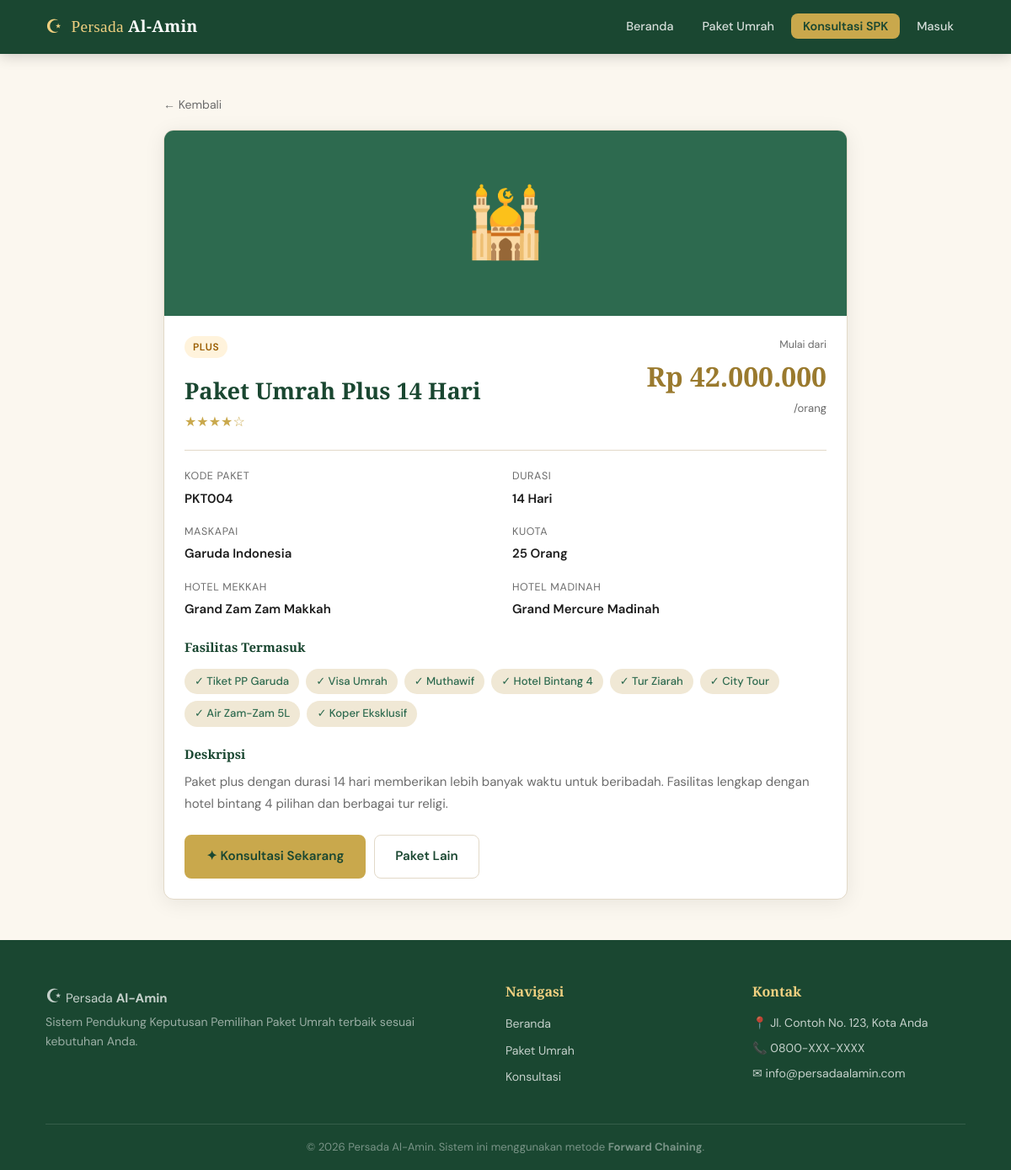
Page /paket/detail/4 on the committed database.
### tables this page shows
CREATE TABLE paket_umrah (
    id              INT            NOT NULL AUTO_INCREMENT,
    kode_paket      VARCHAR(20)    NOT NULL,
    nama_paket      VARCHAR(150)   NOT NULL,
    kategori        ENUM('reguler','plus','vip','furoda') NOT NULL,
    harga           DECIMAL(15,2)  NOT NULL,
    durasi_hari     INT            NOT NULL,
    maskapai        VARCHAR(100)   NULL,
    hotel_mekkah    VARCHAR(100)   NULL,
    hotel_madinah   VARCHAR(100)   NULL,
    bintang_hotel   TINYINT        NOT NULL DEFAULT 3,
    kuota           INT            NOT NULL DEFAULT 0,
    fasilitas       TEXT           NULL,
    deskripsi       TEXT           NULL,
    gambar          VARCHAR(255)   NULL,
    status          ENUM('aktif','nonaktif') NOT NULL DEFAULT 'aktif',
    created_at      TIMESTAMP      NOT NULL DEFAULT CURRENT_TIMESTAMP,
    updated_at      TIMESTAMP      NOT NULL DEFAULT CURRENT_TIMESTAMP ON UPDATE CURRENT_TIMESTAMP,
    PRIMARY KEY (id),
    UNIQUE KEY uq_kode_paket (kode_paket)
);

### app/controllers/PaketController.php (called while the page is built, shortened)
<?php
class PaketController {
    private Paket $paket;
    public function __construct() {
        $this->paket = new Paket();
    }
    public function detail(?string $id): void {
        $data = $this->paket->getById((int)$id);
        include BASE_PATH . '/app/views/user/paket-detail.php';
    }
}

### index.php (called while the page is built, shortened)
<?php
require_once BASE_PATH . '/app/config/database.php';
require_once BASE_PATH . '/app/helpers/ForwardChaining.php';
require_once BASE_PATH . '/app/models/Paket.php';
require_once BASE_PATH . '/app/controllers/PaketController.php';
require_once BASE_PATH . '/app/routes/web.php';

### app/config/database.php (called while the page is built, shortened)
<?php
class Database {
    private static $instance = null;
    private $conn;
    private function __construct() {
        $this->conn = new mysqli(DB_HOST, DB_USER, DB_PASS, DB_NAME);
        $this->conn->set_charset('utf8mb4');
    }
    public static function getInstance(): Database {
        if (self::$instance === null) {
            self::$instance = new Database();
        }
        return self::$instance;
    }
    public function prepare(string $sql): mysqli_stmt|false {
        return $this->conn->prepare($sql);
    }
}

### app/models/Paket.php (called while the page is built, shortened)
<?php
class Paket {
    private Database $db;
    public function __construct() {
        $this->db = Database::getInstance();
    }
    public function getById(int $id): ?array {
        $stmt = $this->db->prepare("SELECT * FROM paket_umrah WHERE id = ?");
        $stmt->bind_param('i', $id);
        $stmt->execute();
        return $stmt->get_result()->fetch_assoc();
    }
}

### app/views/user/paket-detail.php (the view, shortened to what this page needs)
<?php
include BASE_PATH . '/app/views/layouts/header.php';
$bintang = str_repeat('★', $data['bintang_hotel']) . str_repeat('☆', 5 - $data['bintang_hotel']);
?>
<div style="max-width:860px;margin:0 auto;padding:48px 24px;">
  <a href="<?= BASE_URL ?>/" style="font-size:0.88rem;color:var(--text-muted);">← Kembali</a>
  <div class="card mt-2">
    <div style="height:220px;background:var(--green-mid);display:flex;align-items:center;justify-content:center;font-size:5rem;">
      <?php if ($data['gambar']): ?>
        <img src="<?= BASE_URL ?>/assets/images/<?= htmlspecialchars($data['gambar']) ?>" alt="" style="width:100%;height:100%;object-fit:cover;">
      <?php else: ?>🕌<?php endif; ?>
    </div>
    <div class="card-body">
      <div style="display:flex;justify-content:space-between;align-items:flex-start;flex-wrap:wrap;gap:12px;">
        <div>
          <span class="paket-badge badge-<?= $data['kategori'] ?>"><?= strtoupper($data['kategori']) ?></span>
          <h1 style="font-family:var(--ff-serif);color:var(--green);font-size:1.7rem;margin-top:6px;">
            <?= htmlspecialchars($data['nama_paket']) ?>
          </h1>
          <div class="stars" style="font-size:1rem;"><?= $bintang ?></div>
        </div>
        <div style="text-align:right;">
          <div style="font-size:0.78rem;color:var(--text-muted);">Mulai dari</div>
          <div style="font-family:var(--ff-serif);font-size:2rem;color:var(--gold-dark);font-weight:700;">
            Rp <?= number_format($data['harga'], 0, ',', '.') ?>
          </div>
          <div style="font-size:0.82rem;color:var(--text-muted);">/orang</div>
        </div>
      </div>
      <hr style="border:none;border-top:1px solid var(--border);margin:20px 0;">
      <div class="detail-grid">
        <div class="detail-item"><label>Kode Paket</label><span><?= htmlspecialchars($data['kode_paket']) ?></span></div>
        <div class="detail-item"><label>Durasi</label><span><?= $data['durasi_hari'] ?> Hari</span></div>
        <div class="detail-item"><label>Maskapai</label><span><?= htmlspecialchars($data['maskapai']) ?></span></div>
        <div class="detail-item"><label>Kuota</label><span><?= $data['kuota'] ?> Orang</span></div>
        <div class="detail-item"><label>Hotel Mekkah</label><span><?= htmlspecialchars($data['hotel_mekkah']) ?></span></div>
        <div class="detail-item"><label>Hotel Madinah</label><span><?= htmlspecialchars($data['hotel_madinah']) ?></span></div>
      </div>
      <?php if ($data['fasilitas']): ?>
        <h4 style="font-family:var(--ff-serif);color:var(--green);margin:20px 0 10px;">Fasilitas Termasuk</h4>
        <div class="fasilitas-list">
          <?php foreach (explode(',', $data['fasilitas']) as $f): ?>
            <span class="fasilitas-tag">✓ <?= htmlspecialchars(trim($f)) ?></span>
          <?php endforeach; ?>
        </div>
      <?php endif; ?>
      <?php if ($data['deskripsi']): ?>
        <h4 style="font-family:var(--ff-serif);color:var(--green);margin:20px 0 8px;">Deskripsi</h4>
        <p style="color:var(--text-muted);line-height:1.7;"><?= nl2br(htmlspecialchars($data['deskripsi'])) ?></p>
      <?php endif; ?>
      <div class="mt-3 d-flex gap-2">
        <a href="<?= BASE_URL ?>/konsultasi/mulai" class="btn btn-primary">✦ Konsultasi Sekarang</a>
        <a href="<?= BASE_URL ?>/paket" class="btn" style="border:1.5px solid var(--border);color:var(--green);">Paket Lain</a>
      </div>
    </div>
  </div>
</div>
<?php include BASE_PATH . '/app/views/layouts/footer.php'; ?>

### assets/css/style.css (style rules this page uses)
:root { --gold: #C9A84C; --gold-light: #F0D080; --gold-dark: #9A7A2E; --green: #1A4731; --green-mid: #2D6A4F; --green-light:#52B788; --cream: #FBF7EF; --cream-dark: #F0E8D5; --text: #1C1C1C; --text-muted: #6B6B6B; --white: #FFFFFF; --border: #E2D9C8; --danger: #C0392B; --success: #27AE60; --shadow: 0 4px 24px rgba(0,0,0,0.08); --shadow-lg: 0 8px 40px rgba(0,0,0,0.13); --radius: 12px; --radius-sm: 8px; --ff-serif: 'Playfair Display', Georgia, serif; --ff-sans: 'DM Sans', system-ui, sans-serif; --transition: 0.22s ease; }
*, *::before, *::after { box-sizing: border-box; margin: 0; padding: 0; }
html { scroll-behavior: smooth; }
body { font-family: var(--ff-sans); background: var(--cream); color: var(--text); font-size: 15px; line-height: 1.7; min-height: 100vh; display: flex; flex-direction: column; }
a { color: var(--green); text-decoration: none; transition: color var(--transition); }
.btn { display: inline-flex; align-items: center; gap: 8px; padding: 11px 24px; border-radius: var(--radius-sm); font-family: var(--ff-sans); font-size: 0.95rem; font-weight: 600; cursor: pointer; border: 2px solid transparent; transition: all var(--transition); text-decoration: none; white-space: nowrap; }
.btn-primary { background: var(--gold); color: var(--green); border-color: var(--gold); }
.card { background: var(--white); border-radius: var(--radius); box-shadow: var(--shadow); overflow: hidden; border: 1px solid var(--border); transition: transform var(--transition), box-shadow var(--transition); }
.card-body { padding: 24px; }
.paket-badge { display: inline-block; padding: 3px 10px; border-radius: 20px; font-size: 0.75rem; font-weight: 600; text-transform: uppercase; letter-spacing: 0.05em; margin-bottom: 10px; }
.badge-plus { background: #FFF3DC; color: #9A5D00; }
.detail-grid { display: grid; grid-template-columns: 1fr 1fr; gap: 16px; margin-bottom: 20px; }
.detail-item label { font-size: 0.78rem; color: var(--text-muted); text-transform: uppercase; letter-spacing: 0.05em; display: block; margin-bottom: 3px; }
.detail-item span { font-weight: 600; color: var(--text); }
.fasilitas-list { display: flex; flex-wrap: wrap; gap: 8px; margin-top: 12px; }
.fasilitas-tag { background: var(--cream-dark); color: var(--green-mid); padding: 4px 12px; border-radius: 20px; font-size: 0.82rem; font-weight: 500; }
.stars { color: var(--gold); font-size: 0.9rem; }
.mt-2 { margin-top: 16px; }
.mt-3 { margin-top: 24px; }
.d-flex { display: flex; }
.gap-2 { gap: 10px; }

### rows in the picture
paket_umrah: kategori "PLUS", nama_paket "Paket Umrah Plus 14 Hari", bintang_hotel "★★★★☆", harga "42.000.000", kode_paket "PKT004", durasi_hari "14", maskapai "Garuda Indonesia", kuota "25", hotel_mekkah "Grand Zam Zam Makkah", hotel_madinah "Grand Mercure Madinah", fasilitas "Tiket PP Garuda", fasilitas "Visa Umrah", fasilitas "Muthawif", fasilitas "Hotel Bintang 4", fasilitas "Tur Ziarah", fasilitas "City Tour", fasilitas "Air Zam-Zam 5L", fasilitas "Koper Eksklusif", deskripsi "Paket plus dengan durasi 14 hari memberikan lebih banyak waktu untuk beribadah. Fasilitas lengkap dengan hotel bintang 4 pilihan dan berbagai tur religi."
